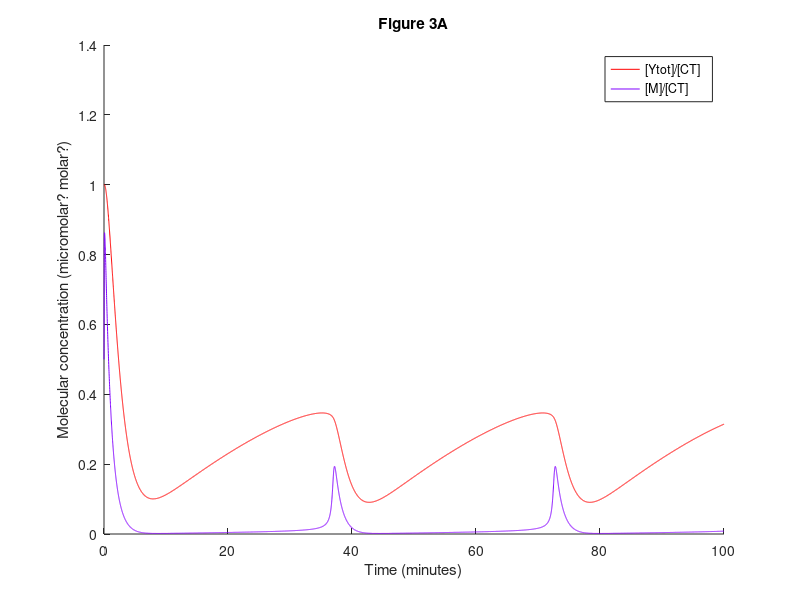

Write MATLAB code to recreate this figure.
%10/4/20 
%trying to recreate fig 3a from Tyson JJ paper
clc;close all;

%amino acid concentration
aa=1; %this is a constant but idk what the value is supposed to be

%define rates - given in table 2
k1 = .015*.02/aa; %min^-1
%^^^IF YOU CHANGE THE INITIAL VALUES, change .02 above to whatever number is
%printed repeatedly below after you run 
k2=0;%min^-1
k3=200/.02;%min^-1
%^^^IF YOU CHANGE THE INITIAL VALUES, change .02 above to whatever number is
%printed repeatedly below after you run 
k4=180; %adjustable - will change later
kprime4=0.018;%min^-1
k5=0;%min^-1
k6=1; %adjustable - will change later
k7=0.6;%min^-1
k9=k6+10.;%min^-1
k8=k9+10.;%min^-1

%equations - given in table 1
eq1 =@(C2,CP,pM,M,Y,YP) k6*M - k8*C2 + k9*CP   ;
eq2 =@(C2,CP,pM,M,Y,YP) -k3*CP*Y + k8*C2 - k9*CP  ;
eq3 =@(C2,CP,pM,M,Y,YP) k3*CP*Y - pM*(kprime4 + k4*(M/(C2 + CP + pM + M))^2) + k5*M   ;
eq4 =@(C2,CP,pM,M,Y,YP) pM*(kprime4 + k4*(M/(C2 + CP + pM + M))^2) - k5*M - k6*M   ;
eq5 =@(C2,CP,pM,M,Y,YP) k1*aa - k2*Y - k3*CP*Y   ;
eq6 =@(C2,CP,pM,M,Y,YP) k6*M - k7*YP   ;

[time, ex] = ode45(@(a,b)[eq1(b(1),b(2),b(3),b(4),b(5),b(6));eq2(b(1),b(2),b(3),b(4),b(5),b(6));eq3(b(1),b(2),b(3),b(4),b(5),b(6));eq4(b(1),b(2),b(3),b(4),b(5),b(6));eq5(b(1),b(2),b(3),b(4),b(5),b(6));eq6(b(1),b(2),b(3),b(4),b(5),b(6))], [0,100], [0,0.01,0,0.01,0.01,0] );
%add pM, M, Y and YP together for Ytotal
Ytot=ex(:,3)+ex(:,4)+ex(:,5)+ex(:,6);
Ctot=ex(:,1)+ex(:,2)+ex(:,3)+ex(:,4)
%divide by CT
Ytotvdiv=Ytot./ Ctot;

Mfordiv =ex(:,4);
%divide M by CT
Mdiv=Mfordiv./ Ctot;

figure; hold on;
plot(time,Ytotvdiv,'-r') % red for Ytot
plot(time,Mdiv,'-', 'color', [0.5 0 1]) % purple/blue for M
legend('[Ytot]/[CT]','[M]/[CT]')
ylabel('Molecular concentration (micromolar? molar?)')
xlabel('Time (minutes)')
title('Figure 3A')

%works OK for figure 3A but fibure 3B looks like trash with this code (change k6 to 2 and you'll see what i mean)
